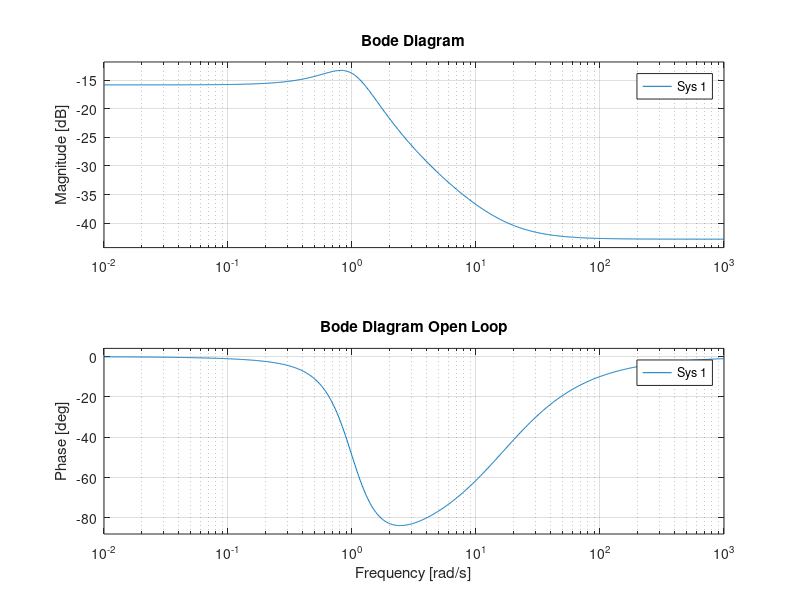
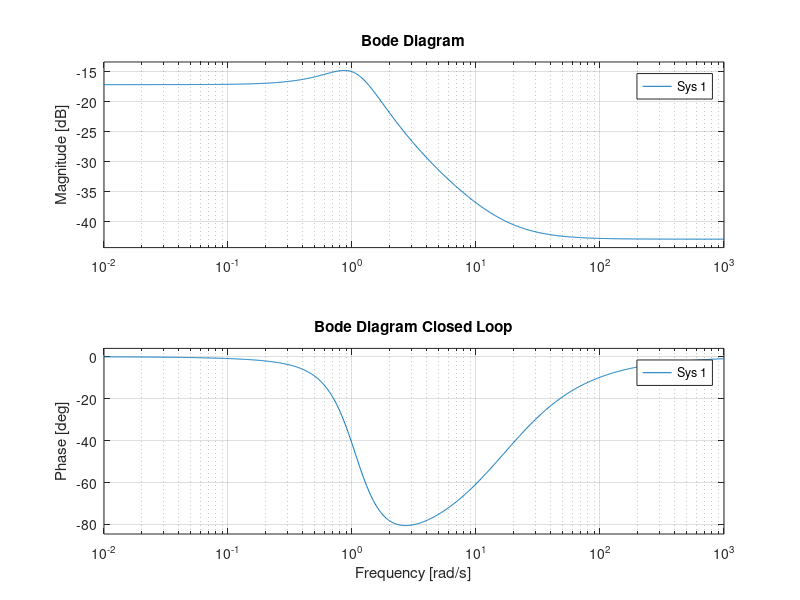
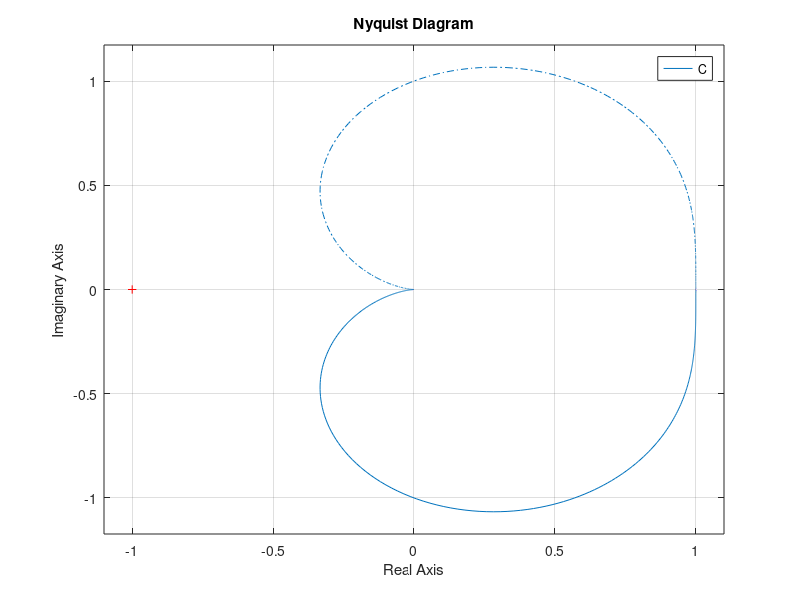
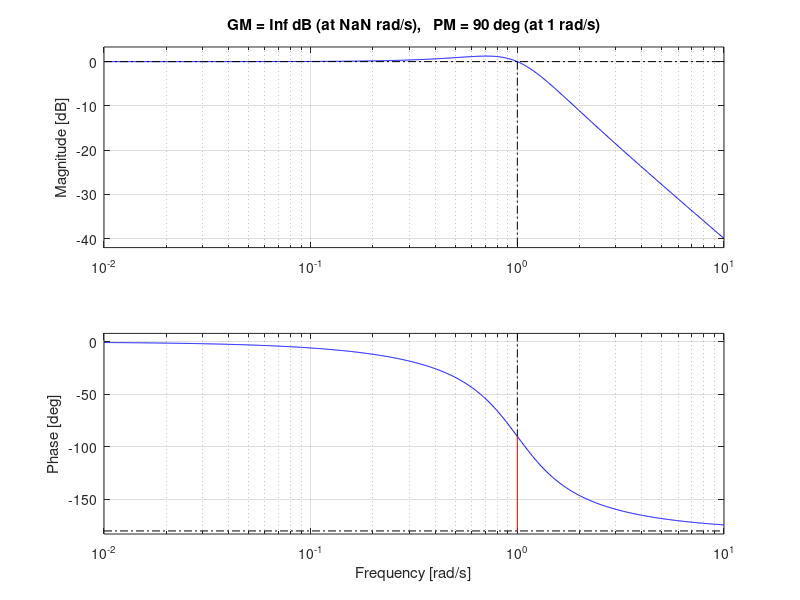

The MATLAB script that drew these images, in order:
% 1. Make sure to first run initRobotArm_p.m
% 2. Then run the simulation RobotArm.slx
clc; close all;
% %% Data preprocessing
% dat_ref_R = ref_R.data - mean(ref_R.data);
% dat_out_R = out_R.data - mean(out_R.data);
% dat_R = iddata(dat_out_R, dat_ref_R, Ts);

% dat_ref_X = ref_X.data - mean(ref_X.data);
% dat_out_X = out_X.data - mean(out_X.data);
% dat_X = iddata(dat_out_X, dat_ref_X, Ts);
% 
% dat_ref_Z = ref_Z.data - mean(ref_Z.data);
% dat_out_Z = out_Z.data - mean(out_Z.data);
% dat_Z = iddata(dat_out_Z, dat_ref_Z, Ts);
%% FRF
% FR_R = spa(dat_R)%, [], fs);
% bode(FR_R)

% FR_X = spa(dat_X)%, [], fs);
% bode(FR_X)

% FR_Z = spa(dat_Z)%, [], fs);
% bode(FR_Z)

%% Step response
% Mimp_R = impulseest(dat_R, 60)
% step(Mimp_R)

% Mimp_X = impulseest(dat_X, 60)
%step(Mimp_X)

% Mimp_Z = impulseest(dat_Z, 60)
%step(Mimp_Z)

%% TF estimation
% tf_mat_R = tfest(dat_R, 2, 1)
% compare(dat_R, tf_mat_R)

%  tf_mat_X = tfest(dat_X, 2, 1)
% compare(dat_X, tf_mat_X)

% tf_mat_Z = tfest(dat_Z, 2, 1)
% compare(dat_Z, tf_mat_Z)

%% Create plots: R
% % Nyquist
% figure()
% nyquist(tf_mat_R)
% % xlim([-20 2])
% % ylim([-20 20])
% 
% 
% 
% %Both the margins should be positive or phase margin should be greater than the gain margin.
% % Bode
% figure()
% margin(tf_mat_R)
% [Gm,Pm,Wcg,Wcp] = margin(tf_mat_R);
% 
% 
% % Stablity
% [G_poles] = pole(tf_mat_R);
% if G_poles <= 0
%    disp('Poles are stable') 
% else
%    disp('Poles are NOT stable')
% end
% 
% % Robustness
% if Pm >= 30
%    disp('Phase Margin is robust') 
% else
%     disp('Phase Margin is NOT robust')
% end
% 
% if Gm >= 2
%    disp('Gain Margin is robust') 
% else
%    disp('Gain Margin is NOT robust')
% end
% 
% if 1/Gm >= 0.5
%    disp('Modulus Margin is robust') 
% else
%    disp('Modulus Margin is NOT robust')
% end
% 
% 
% % Impulse
% % figure()
% % impulse(tf_mat_R,90)

%% Create plots: X
% % Nyquist
% figure()
% nyquist(tf_mat_X)
% % xlim([-20 2])
% % ylim([-20 20])
% 
% 
% %Both the margins should be positive or phase margin should be greater than the gain margin.
% % Bode
% figure()
% margin(tf_mat_X)
% [Gm,Pm,Wcg,Wcp] = margin(tf_mat_X);
% 
% if Pm >= 30
%    disp('Phase Margin is robust') 
% else
%     disp('Phase Margin is NOT robust')
% end
% 
% if Gm >= 2
%    disp('Gain Margin is robust') 
% else
%    disp('Gain Margin is NOT robust')
% end
% 
% if 1/Gm >= 0.5
%    disp('Modulus Margin is robust') 
% else
%    disp('Modulus Margin is NOT robust')
% end
% 
% 
% 
% % Stablity
% G2_poles = pole(tf_mat_X)
% 
% 
% % Robustness
% 
% 
% 
% % Impulse
% figure()
% impulse(tf_mat_X,90)
% 
% 
%% Create plots: Z
% % Nyquist
% figure()
% nyquist(tf_mat_Z)
% % xlim([-20 2])
% % ylim([-20 20])
% 
% 
% %Both the margins should be positive or phase margin should be greater than the gain margin.
% % Bode
% figure()
% margin(tf_mat_Z)
% [Gm,Pm,Wcg,Wcp] = margin(tf_mat_Z);
% 
% if Pm >= 30
%    disp('Phase Margin is robust') 
% else
%     disp('Phase Margin is NOT robust')
% end
% 
% if Gm >= 2
%    disp('Gain Margin is robust') 
% else
%    disp('Gain Margin is NOT robust')
% end
% 
% if 1/Gm >= 0.5
%    disp('Modulus Margin is robust') 
% else
%    disp('Modulus Margin is NOT robust')
% end
% 
% 
% 
% % Stablity
% G2_poles = pole(tf_mat_Z)
% 
% 
% % Robustness
% 
% 
% 
% % Impulse
% figure()
% impulse(tf_mat_Z,90)
% 

%% Controller optimalization
FF_R_den = 138.2018;
FF_R_num = [1.0000, 18.4292, 22.3640];

% !!!Only these numbers need to be changed!!!
C_R_den = 1;
C_R_num = [1, 1, 1];

F = tf(FF_R_den,FF_R_num);
G  = 1/F;
C = tf(C_R_den,C_R_num)

% Open loop
figure()
bode(G*C)
title('Bode Diagram Open Loop')


% Feedback loop (Closed loop)
figure()
bode ((G*C)/(1+G*C))
title('Bode Diagram Closed Loop')



% Gives feedback on stability and robustness

[Gm,Pm,Wcg,Wcp] = margin(C);

% Stablity
[G_poles] = pole(C);
if G_poles <= 0
   disp('Poles are stable') 
else
   disp('Poles are NOT stable')
end

% Robustness
if Pm == Inf
   disp('Phase Margin is infinite') 
elseif Pm >= 30
   disp('Phase Margin is robust') 
else
    disp('Phase Margin is NOT robust')
end


if Gm == Inf
   disp('Gain Margin is infinite')
elseif Gm >= 2
   disp('Gain Margin is robust')
else
   disp('Gain Margin is NOT robust')
end


if 1/Gm == Inf
   disp('Modulus Margin is infinite') 
elseif 1/Gm >= 0.5
   disp('Modulus Margin is robust') 
else
   disp('Modulus Margin is NOT robust')
end

% Create figures
% Nyquist
figure()
nyquist(C)

%Both the margins should be positive or phase margin should be greater than the gain margin.
% Bode
figure()
margin(C)

